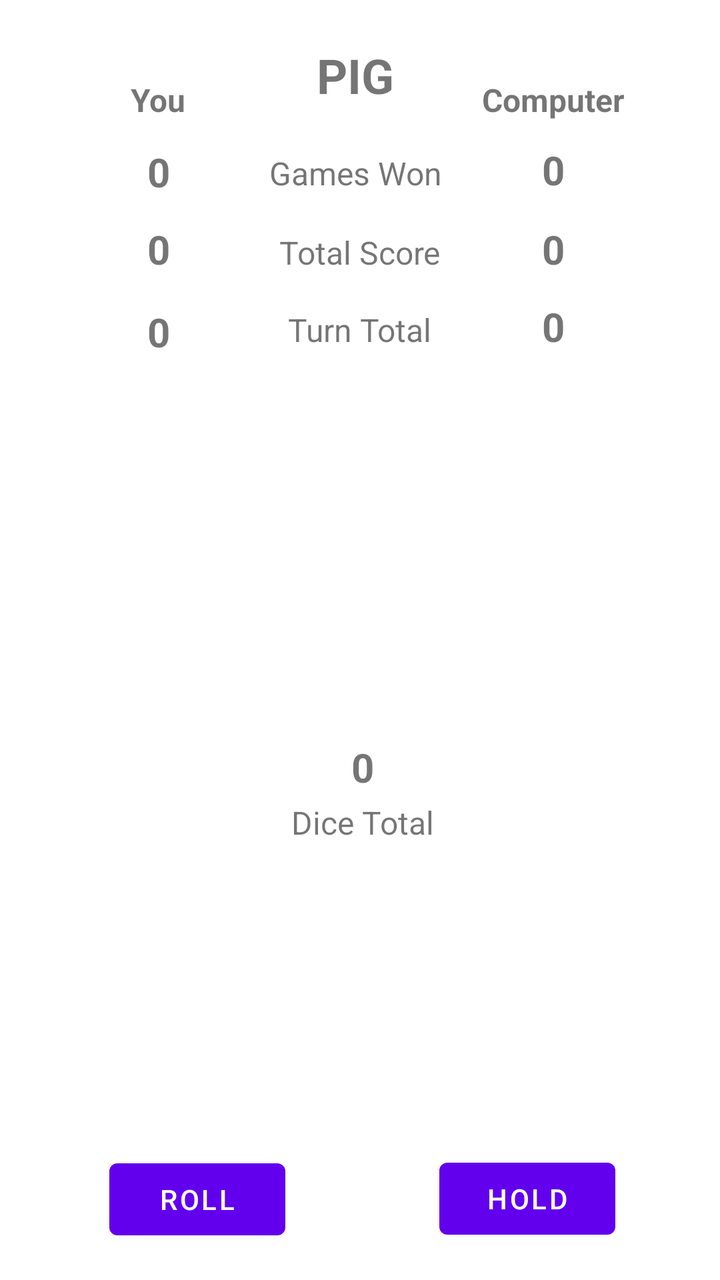
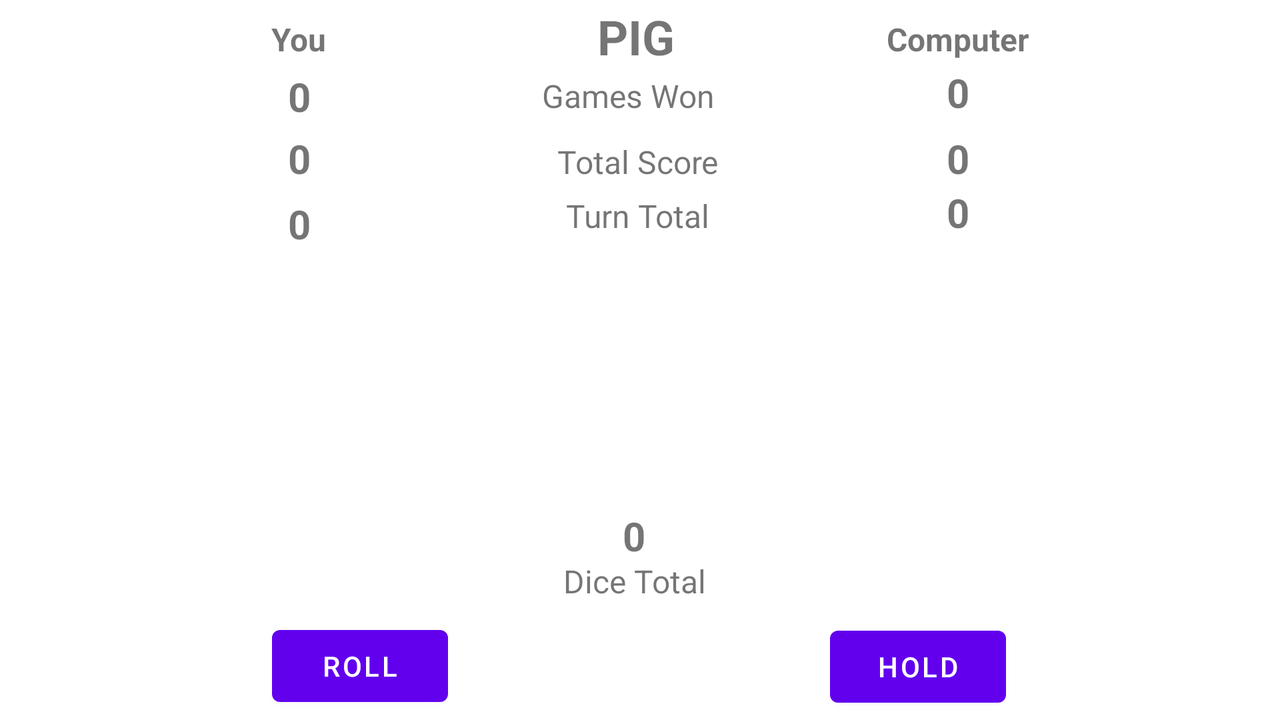

Two renders of one Android screen. The first uses the default layout on a phone; the second uses the alternative layout the repository ships for a different screen configuration, on a matching device. The two XML files are below.
<!-- AndroidManifest.xml: application theme Theme.PigDice -->
<!-- res/layout/activity_main.xml -->
<?xml version="1.0" encoding="utf-8"?>
<androidx.constraintlayout.widget.ConstraintLayout xmlns:android="http://schemas.android.com/apk/res/android"
    xmlns:app="http://schemas.android.com/apk/res-auto"
    xmlns:tools="http://schemas.android.com/tools"
    android:id="@+id/mainLayout"
    android:layout_width="match_parent"
    android:layout_height="match_parent"
    tools:context=".MainActivity">

    <TextView
        android:id="@+id/tvPigHeader"
        android:layout_width="44dp"
        android:layout_height="33dp"
        android:text="@string/PIG"
        android:textSize="24sp"
        android:textStyle="bold"
        app:layout_constraintBottom_toTopOf="@+id/tvGamesWon"
        app:layout_constraintEnd_toEndOf="parent"
        app:layout_constraintHorizontal_bias="0.501"
        app:layout_constraintStart_toStartOf="parent"
        app:layout_constraintTop_toTopOf="parent" />

    <TextView
        android:id="@+id/tvYou"
        android:layout_width="wrap_content"
        android:layout_height="wrap_content"
        android:text="@string/you"
        android:textSize="16sp"
        android:textStyle="bold"
        app:layout_constraintBaseline_toBaselineOf="@+id/tvComputer"
        app:layout_constraintEnd_toStartOf="@+id/tvPigHeader"
        app:layout_constraintStart_toStartOf="parent" />

    <TextView
        android:id="@+id/tvComputer"
        android:layout_width="wrap_content"
        android:layout_height="wrap_content"
        android:text="@string/computer"
        android:textSize="16sp"
        android:textStyle="bold"
        app:layout_constraintBottom_toTopOf="@+id/tvComputerGamesWon"
        app:layout_constraintEnd_toEndOf="parent"
        app:layout_constraintHorizontal_bias="0.446"
        app:layout_constraintStart_toEndOf="@+id/tvPigHeader"
        app:layout_constraintTop_toTopOf="parent"
        app:layout_constraintVertical_bias="0.786" />

    <TextView
        android:id="@+id/tvYouGamesWon"
        android:layout_width="wrap_content"
        android:layout_height="wrap_content"
        android:text="@string/you_games_won"
        android:textSize="20sp"
        android:textStyle="bold"
        app:layout_constraintBottom_toTopOf="@+id/tvYouTotalScore"
        app:layout_constraintEnd_toEndOf="@+id/tvYou"
        app:layout_constraintStart_toStartOf="@+id/tvYou"
        app:layout_constraintTop_toBottomOf="@+id/tvYou" />

    <TextView
        android:id="@+id/tvYouTotalScore"
        android:layout_width="wrap_content"
        android:layout_height="wrap_content"
        android:text="@string/you_total_score"
        android:textSize="20sp"
        android:textStyle="bold"
        app:layout_constraintBaseline_toBaselineOf="@+id/tvTotalScore"
        app:layout_constraintEnd_toEndOf="@+id/tvYouGamesWon"
        app:layout_constraintHorizontal_bias="0.0"
        app:layout_constraintStart_toStartOf="@+id/tvYouGamesWon" />

    <TextView
        android:id="@+id/tvTotalScore"
        android:layout_width="wrap_content"
        android:layout_height="wrap_content"
        android:text="@string/total_score"
        android:textSize="16sp"
        app:layout_constraintBaseline_toBaselineOf="@+id/tvComputerTotalScore"
        app:layout_constraintEnd_toStartOf="@+id/tvComputerTotalScore"
        app:layout_constraintHorizontal_bias="0.519"
        app:layout_constraintStart_toEndOf="@+id/tvYouTotalScore" />

    <TextView
        android:id="@+id/tvGamesWon"
        android:layout_width="wrap_content"
        android:layout_height="wrap_content"
        android:text="@string/games_won"
        android:textSize="16sp"
        app:layout_constraintBaseline_toBaselineOf="@+id/tvComputerGamesWon"
        app:layout_constraintEnd_toStartOf="@+id/tvComputerGamesWon"
        app:layout_constraintStart_toEndOf="@+id/tvYouGamesWon" />

    <TextView
        android:id="@+id/tvYouTurnTotal"
        android:layout_width="wrap_content"
        android:layout_height="wrap_content"
        android:text="@string/you_turn_total"
        android:textSize="20sp"
        android:textStyle="bold"
        app:layout_constraintBottom_toTopOf="@+id/ivDice1"
        app:layout_constraintEnd_toEndOf="@+id/tvYouTotalScore"
        app:layout_constraintHorizontal_bias="1.0"
        app:layout_constraintStart_toStartOf="@+id/tvYouTotalScore"
        app:layout_constraintTop_toBottomOf="@+id/tvYouTotalScore"
        app:layout_constraintVertical_bias="0.246" />

    <TextView
        android:id="@+id/tvTurnTotal"
        android:layout_width="wrap_content"
        android:layout_height="wrap_content"
        android:text="@string/turn_total"
        android:textSize="16sp"
        app:layout_constraintBaseline_toBaselineOf="@+id/tvComputerTurnTotal"
        app:layout_constraintEnd_toEndOf="@+id/tvTotalScore"
        app:layout_constraintStart_toStartOf="@+id/tvTotalScore" />

    <TextView
        android:id="@+id/tvComputerGamesWon"
        android:layout_width="wrap_content"
        android:layout_height="wrap_content"
        android:text="@string/computer_games_won"
        android:textSize="20sp"
        android:textStyle="bold"
        app:layout_constraintBottom_toTopOf="@+id/tvComputerTotalScore"
        app:layout_constraintEnd_toEndOf="@+id/tvComputer"
        app:layout_constraintStart_toStartOf="@+id/tvComputer"
        app:layout_constraintTop_toTopOf="parent"
        app:layout_constraintVertical_bias="0.848" />

    <TextView
        android:id="@+id/tvComputerTotalScore"
        android:layout_width="wrap_content"
        android:layout_height="wrap_content"
        android:text="@string/computer_total_score"
        android:textSize="20sp"
        android:textStyle="bold"
        app:layout_constraintBottom_toTopOf="@+id/ivDice2"
        app:layout_constraintEnd_toEndOf="@+id/tvComputerGamesWon"
        app:layout_constraintHorizontal_bias="1.0"
        app:layout_constraintStart_toStartOf="@+id/tvComputerGamesWon"
        app:layout_constraintTop_toTopOf="parent"
        app:layout_constraintVertical_bias="0.566" />

    <TextView
        android:id="@+id/tvComputerTurnTotal"
        android:layout_width="wrap_content"
        android:layout_height="wrap_content"
        android:layout_marginBottom="24dp"
        android:text="@string/computer_turn_total"
        android:textSize="20sp"
        android:textStyle="bold"
        app:layout_constraintBottom_toTopOf="@+id/ivDice2"
        app:layout_constraintEnd_toEndOf="@+id/tvComputerTotalScore"
        app:layout_constraintHorizontal_bias="0.0"
        app:layout_constraintStart_toStartOf="@+id/tvComputerTotalScore"
        app:layout_constraintTop_toBottomOf="@+id/tvComputerTotalScore"
        app:layout_constraintVertical_bias="0.344" />

    <TextView
        android:id="@+id/tvScore"
        android:layout_width="wrap_content"
        android:layout_height="wrap_content"
        android:text="@string/score"
        android:textSize="20sp"
        android:textStyle="bold"
        app:layout_constraintBottom_toTopOf="@+id/tvDiceTotal"
        app:layout_constraintEnd_toEndOf="@+id/ivDice2"
        app:layout_constraintHorizontal_bias="0.507"
        app:layout_constraintStart_toStartOf="@+id/ivDice1"
        app:layout_constraintTop_toBottomOf="@+id/ivDice1"
        app:layout_constraintVertical_bias="0.878" />

    <TextView
        android:id="@+id/tvDiceTotal"
        android:layout_width="wrap_content"
        android:layout_height="wrap_content"
        android:text="@string/dice_total"
        android:textSize="16sp"
        app:layout_constraintBottom_toBottomOf="parent"
        app:layout_constraintEnd_toEndOf="@+id/ivDice2"
        app:layout_constraintHorizontal_bias="0.51"
        app:layout_constraintStart_toStartOf="@+id/ivDice1"
        app:layout_constraintTop_toBottomOf="@+id/ivDice1"
        app:layout_constraintVertical_bias="0.201" />

    <Button
        android:id="@+id/btnRoll"
        android:layout_width="wrap_content"
        android:layout_height="wrap_content"
        android:onClick="onRollCLick"
        android:text="@string/roll"
        app:layout_constraintBottom_toBottomOf="parent"
        app:layout_constraintEnd_toStartOf="@+id/btnHold"
        app:layout_constraintHorizontal_bias="0.416"
        app:layout_constraintStart_toStartOf="parent"
        app:layout_constraintTop_toBottomOf="@+id/ivDice1"
        app:layout_constraintVertical_bias="0.934" />

    <Button
        android:id="@+id/btnHold"
        android:layout_width="wrap_content"
        android:layout_height="wrap_content"
        android:onClick="onHoldClick"
        android:text="@string/hold"
        app:layout_constraintBottom_toBottomOf="parent"
        app:layout_constraintEnd_toEndOf="parent"
        app:layout_constraintHorizontal_bias="0.808"
        app:layout_constraintStart_toStartOf="parent"
        app:layout_constraintTop_toBottomOf="@+id/ivDice2"
        app:layout_constraintVertical_bias="0.932" />

    <ImageView
        android:id="@+id/ivDice1"
        android:layout_width="112dp"
        android:layout_height="122dp"
        app:layout_constraintBottom_toBottomOf="@+id/ivDice2"
        app:layout_constraintEnd_toStartOf="@+id/tvTurnTotal"
        app:layout_constraintStart_toStartOf="@+id/tvYouTurnTotal"
        app:layout_constraintTop_toTopOf="@+id/ivDice2"
        app:layout_constraintVertical_bias="0.0"
        app:srcCompat="@drawable/dice_1"
        android:contentDescription="TODO" />

    <ImageView
        android:id="@+id/ivDice2"
        android:layout_width="108dp"
        android:layout_height="124dp"
        app:layout_constraintBottom_toBottomOf="parent"
        app:layout_constraintEnd_toEndOf="@+id/tvComputerTurnTotal"
        app:layout_constraintHorizontal_bias="0.43"
        app:layout_constraintStart_toEndOf="@+id/tvTurnTotal"
        app:layout_constraintTop_toTopOf="parent"
        app:layout_constraintVertical_bias="0.433"
        app:srcCompat="@drawable/dice_2"
        android:contentDescription="New Game" />

    <ImageView
        android:id="@+id/ivWinLose"
        android:layout_width="257dp"
        android:layout_height="134dp"
        android:clickable="true"
        android:onClick="newRound"
        app:layout_constraintBottom_toBottomOf="parent"
        app:layout_constraintEnd_toEndOf="parent"
        app:layout_constraintStart_toStartOf="parent"
        app:layout_constraintTop_toBottomOf="@+id/tvDiceTotal"
        app:layout_constraintVertical_bias="0.12"
        app:srcCompat="@drawable/win" />

</androidx.constraintlayout.widget.ConstraintLayout>
<!-- resources referenced by this layout -->
<resources>
  <!-- drawable win: png bitmap (drawable-es, 145718 bytes) -->
  <string name="PIG">PIG</string>
  <string name="computer">Computer</string>
  <string name="computer_games_won">0</string>
  <string name="computer_total_score">0</string>
  <string name="computer_turn_total">0</string>
  <string name="dice_total">Dice Total</string>
  <string name="games_won">Games Won</string>
  <string name="hold">HOLD</string>
  <string name="roll">ROLL</string>
  <string name="score">0</string>
  <string name="total_score">Total Score</string>
  <string name="turn_total">Turn Total</string>
  <string name="you">You</string>
  <string name="you_games_won">0</string>
  <string name="you_total_score">0</string>
  <string name="you_turn_total">0</string>
  <style name="Theme.PigDice" parent="Theme.MaterialComponents.DayNight.DarkActionBar">
          
          <item name="colorPrimary">@color/purple_500</item>
          <item name="colorPrimaryVariant">@color/purple_700</item>
          <item name="colorOnPrimary">@color/white</item>
          
          <item name="colorSecondary">@color/teal_200</item>
          <item name="colorSecondaryVariant">@color/teal_700</item>
          <item name="colorOnSecondary">@color/black</item>
          
          <item name="android:statusBarColor">?attr/colorPrimaryVariant</item>
          
      </style>
</resources>
<!-- res/layout-land/activity_main.xml (the repository's variant of the layout above) -->
<!-- drawn on the phone turned sideways -->
<?xml version="1.0" encoding="utf-8"?>
<androidx.constraintlayout.widget.ConstraintLayout xmlns:android="http://schemas.android.com/apk/res/android"
    xmlns:app="http://schemas.android.com/apk/res-auto"
    xmlns:tools="http://schemas.android.com/tools"
    android:id="@+id/mainLayout"
    android:layout_width="match_parent"
    android:layout_height="match_parent"
    tools:context=".MainActivity">

    <TextView
        android:id="@+id/tvPigHeader"
        android:layout_width="44dp"
        android:layout_height="33dp"
        android:text="@string/PIG"
        android:textSize="24sp"
        android:textStyle="bold"
        app:layout_constraintBottom_toTopOf="@+id/tvGamesWon"
        app:layout_constraintEnd_toEndOf="parent"
        app:layout_constraintHorizontal_bias="0.501"
        app:layout_constraintStart_toStartOf="parent"
        app:layout_constraintTop_toTopOf="parent" />

    <TextView
        android:id="@+id/tvYou"
        android:layout_width="wrap_content"
        android:layout_height="wrap_content"
        android:text="@string/you"
        android:textSize="16sp"
        android:textStyle="bold"
        app:layout_constraintBaseline_toBaselineOf="@+id/tvComputer"
        app:layout_constraintEnd_toStartOf="@+id/tvPigHeader"
        app:layout_constraintStart_toStartOf="parent" />

    <TextView
        android:id="@+id/tvComputer"
        android:layout_width="wrap_content"
        android:layout_height="wrap_content"
        android:text="@string/computer"
        android:textSize="16sp"
        android:textStyle="bold"
        app:layout_constraintBottom_toTopOf="@+id/tvComputerGamesWon"
        app:layout_constraintEnd_toEndOf="parent"
        app:layout_constraintHorizontal_bias="0.446"
        app:layout_constraintStart_toEndOf="@+id/tvPigHeader"
        app:layout_constraintTop_toTopOf="parent"
        app:layout_constraintVertical_bias="0.786" />

    <TextView
        android:id="@+id/tvYouGamesWon"
        android:layout_width="wrap_content"
        android:layout_height="wrap_content"
        android:text="@string/you_games_won"
        android:textSize="20sp"
        android:textStyle="bold"
        app:layout_constraintBottom_toTopOf="@+id/tvYouTotalScore"
        app:layout_constraintEnd_toEndOf="@+id/tvYou"
        app:layout_constraintStart_toStartOf="@+id/tvYou"
        app:layout_constraintTop_toBottomOf="@+id/tvYou" />

    <TextView
        android:id="@+id/tvYouTotalScore"
        android:layout_width="wrap_content"
        android:layout_height="wrap_content"
        android:text="@string/you_total_score"
        android:textSize="20sp"
        android:textStyle="bold"
        app:layout_constraintBaseline_toBaselineOf="@+id/tvTotalScore"
        app:layout_constraintEnd_toEndOf="@+id/tvYouGamesWon"
        app:layout_constraintHorizontal_bias="0.0"
        app:layout_constraintStart_toStartOf="@+id/tvYouGamesWon" />

    <TextView
        android:id="@+id/tvTotalScore"
        android:layout_width="wrap_content"
        android:layout_height="wrap_content"
        android:text="@string/total_score"
        android:textSize="16sp"
        app:layout_constraintBaseline_toBaselineOf="@+id/tvComputerTotalScore"
        app:layout_constraintEnd_toStartOf="@+id/tvComputerTotalScore"
        app:layout_constraintHorizontal_bias="0.519"
        app:layout_constraintStart_toEndOf="@+id/tvYouTotalScore" />

    <TextView
        android:id="@+id/tvGamesWon"
        android:layout_width="wrap_content"
        android:layout_height="wrap_content"
        android:text="@string/games_won"
        android:textSize="16sp"
        app:layout_constraintBaseline_toBaselineOf="@+id/tvComputerGamesWon"
        app:layout_constraintEnd_toStartOf="@+id/tvComputerGamesWon"
        app:layout_constraintStart_toEndOf="@+id/tvYouGamesWon" />

    <TextView
        android:id="@+id/tvYouTurnTotal"
        android:layout_width="wrap_content"
        android:layout_height="wrap_content"
        android:text="@string/you_turn_total"
        android:textSize="20sp"
        android:textStyle="bold"
        app:layout_constraintBottom_toTopOf="@+id/ivDice1"
        app:layout_constraintEnd_toEndOf="@+id/tvYouTotalScore"
        app:layout_constraintHorizontal_bias="1.0"
        app:layout_constraintStart_toStartOf="@+id/tvYouTotalScore"
        app:layout_constraintTop_toBottomOf="@+id/tvYouTotalScore"
        app:layout_constraintVertical_bias="0.246" />

    <TextView
        android:id="@+id/tvTurnTotal"
        android:layout_width="wrap_content"
        android:layout_height="wrap_content"
        android:text="@string/turn_total"
        android:textSize="16sp"
        app:layout_constraintBaseline_toBaselineOf="@+id/tvComputerTurnTotal"
        app:layout_constraintEnd_toEndOf="@+id/tvTotalScore"
        app:layout_constraintStart_toStartOf="@+id/tvTotalScore" />

    <TextView
        android:id="@+id/tvComputerGamesWon"
        android:layout_width="wrap_content"
        android:layout_height="wrap_content"
        android:text="@string/computer_games_won"
        android:textSize="20sp"
        android:textStyle="bold"
        app:layout_constraintBottom_toTopOf="@+id/tvComputerTotalScore"
        app:layout_constraintEnd_toEndOf="@+id/tvComputer"
        app:layout_constraintStart_toStartOf="@+id/tvComputer"
        app:layout_constraintTop_toTopOf="parent"
        app:layout_constraintVertical_bias="0.848" />

    <TextView
        android:id="@+id/tvComputerTotalScore"
        android:layout_width="wrap_content"
        android:layout_height="wrap_content"
        android:text="@string/computer_total_score"
        android:textSize="20sp"
        android:textStyle="bold"
        app:layout_constraintBottom_toTopOf="@+id/ivDice2"
        app:layout_constraintEnd_toEndOf="@+id/tvComputerGamesWon"
        app:layout_constraintHorizontal_bias="1.0"
        app:layout_constraintStart_toStartOf="@+id/tvComputerGamesWon"
        app:layout_constraintTop_toTopOf="parent"
        app:layout_constraintVertical_bias="0.566" />

    <TextView
        android:id="@+id/tvComputerTurnTotal"
        android:layout_width="wrap_content"
        android:layout_height="wrap_content"
        android:layout_marginBottom="24dp"
        android:text="@string/computer_turn_total"
        android:textSize="20sp"
        android:textStyle="bold"
        app:layout_constraintBottom_toTopOf="@+id/ivDice2"
        app:layout_constraintEnd_toEndOf="@+id/tvComputerTotalScore"
        app:layout_constraintHorizontal_bias="0.0"
        app:layout_constraintStart_toStartOf="@+id/tvComputerTotalScore"
        app:layout_constraintTop_toBottomOf="@+id/tvComputerTotalScore"
        app:layout_constraintVertical_bias="0.344" />

    <TextView
        android:id="@+id/tvScore"
        android:layout_width="wrap_content"
        android:layout_height="wrap_content"
        android:text="@string/score"
        android:textSize="20sp"
        android:textStyle="bold"
        app:layout_constraintBottom_toTopOf="@+id/tvDiceTotal"
        app:layout_constraintEnd_toEndOf="@+id/ivDice2"
        app:layout_constraintHorizontal_bias="0.507"
        app:layout_constraintStart_toStartOf="@+id/ivDice1"
        app:layout_constraintTop_toBottomOf="@+id/ivDice1"
        app:layout_constraintVertical_bias="0.878" />

    <TextView
        android:id="@+id/tvDiceTotal"
        android:layout_width="wrap_content"
        android:layout_height="wrap_content"
        android:text="@string/dice_total"
        android:textSize="16sp"
        app:layout_constraintBottom_toBottomOf="parent"
        app:layout_constraintEnd_toEndOf="@+id/ivDice2"
        app:layout_constraintHorizontal_bias="0.51"
        app:layout_constraintStart_toStartOf="@+id/ivDice1"
        app:layout_constraintTop_toBottomOf="@+id/ivDice1"
        app:layout_constraintVertical_bias="0.201" />

    <Button
        android:id="@+id/btnRoll"
        android:layout_width="wrap_content"
        android:layout_height="wrap_content"
        android:onClick="onRollCLick"
        android:text="@string/roll"
        app:layout_constraintBottom_toBottomOf="parent"
        app:layout_constraintEnd_toStartOf="@+id/btnHold"
        app:layout_constraintHorizontal_bias="0.416"
        app:layout_constraintStart_toStartOf="parent"
        app:layout_constraintTop_toBottomOf="@+id/ivDice1"
        app:layout_constraintVertical_bias="0.934" />

    <Button
        android:id="@+id/btnHold"
        android:layout_width="wrap_content"
        android:layout_height="wrap_content"
        android:onClick="onHoldClick"
        android:text="@string/hold"
        app:layout_constraintBottom_toBottomOf="parent"
        app:layout_constraintEnd_toEndOf="parent"
        app:layout_constraintHorizontal_bias="0.752"
        app:layout_constraintStart_toStartOf="parent"
        app:layout_constraintTop_toBottomOf="@+id/ivDice2"
        app:layout_constraintVertical_bias="0.939" />

    <ImageView
        android:id="@+id/ivDice1"
        android:layout_width="112dp"
        android:layout_height="122dp"
        android:contentDescription="@string/die_1"
        app:layout_constraintBottom_toBottomOf="@+id/ivDice2"
        app:layout_constraintEnd_toStartOf="@+id/tvTurnTotal"
        app:layout_constraintStart_toStartOf="@+id/tvYouTurnTotal"
        app:layout_constraintTop_toTopOf="@+id/ivDice2"
        app:layout_constraintVertical_bias="0.0"
        app:srcCompat="@drawable/dice_1" />

    <ImageView
        android:id="@+id/ivDice2"
        android:layout_width="108dp"
        android:layout_height="124dp"
        android:contentDescription="@string/die_2"
        app:layout_constraintBottom_toBottomOf="parent"
        app:layout_constraintEnd_toEndOf="@+id/tvComputerTurnTotal"
        app:layout_constraintHorizontal_bias="0.428"
        app:layout_constraintStart_toEndOf="@+id/tvTurnTotal"
        app:layout_constraintTop_toTopOf="parent"
        app:layout_constraintVertical_bias="0.606"
        app:srcCompat="@drawable/dice_2" />

    <ImageView
        android:id="@+id/ivWinLose"
        android:layout_width="257dp"
        android:layout_height="134dp"
        android:clickable="true"
        android:contentDescription="@string/winlose"
        android:onClick="newRound"
        app:layout_constraintBottom_toBottomOf="parent"
        app:layout_constraintEnd_toEndOf="parent"
        app:layout_constraintStart_toStartOf="parent"
        app:layout_constraintTop_toBottomOf="@+id/tvTurnTotal"
        app:layout_constraintVertical_bias="0.773"
        app:srcCompat="@drawable/win" />

</androidx.constraintlayout.widget.ConstraintLayout>
<!-- resources referenced by the variant -->
<!-- as the phone turned sideways resolves them -->
<resources>
  <!-- drawable win: png bitmap (drawable-es, 145718 bytes) -->
  <string name="PIG">PIG</string>
  <string name="computer">Computer</string>
  <string name="computer_games_won">0</string>
  <string name="computer_total_score">0</string>
  <string name="computer_turn_total">0</string>
  <string name="dice_total">Dice Total</string>
  <string name="die_1">die 1</string>
  <string name="die_2">die 2</string>
  <string name="games_won">Games Won</string>
  <string name="hold">HOLD</string>
  <string name="roll">ROLL</string>
  <string name="score">0</string>
  <string name="total_score">Total Score</string>
  <string name="turn_total">Turn Total</string>
  <string name="winlose">WinLose</string>
  <string name="you">You</string>
  <string name="you_games_won">0</string>
  <string name="you_total_score">0</string>
  <string name="you_turn_total">0</string>
  <style name="Theme.PigDice" parent="Theme.MaterialComponents.DayNight.DarkActionBar">
          
          <item name="colorPrimary">@color/purple_500</item>
          <item name="colorPrimaryVariant">@color/purple_700</item>
          <item name="colorOnPrimary">@color/white</item>
          
          <item name="colorSecondary">@color/teal_200</item>
          <item name="colorSecondaryVariant">@color/teal_700</item>
          <item name="colorOnSecondary">@color/black</item>
          
          <item name="android:statusBarColor">?attr/colorPrimaryVariant</item>
          
      </style>
</resources>
